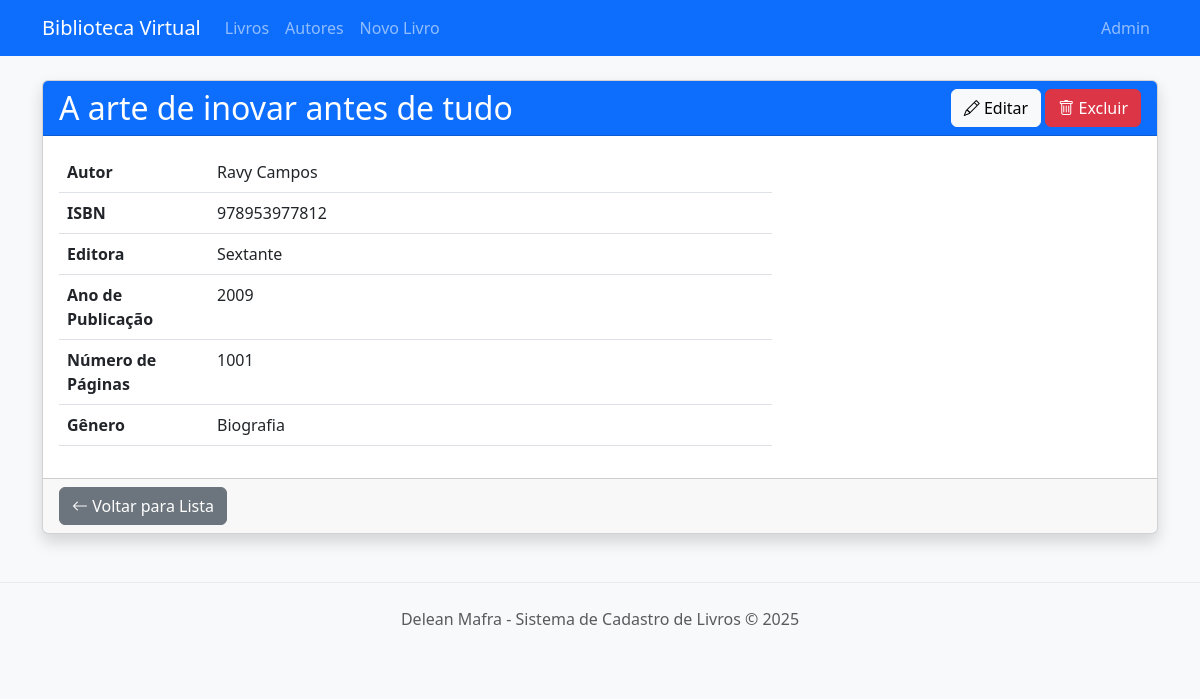
Screenshot of /books/book/1/ with the database file from the repository.
### bookapp/models.py (models this page shows, shortened)
class Book(models.Model):
    title = models.CharField(max_length=200)
    isbn = models.CharField(max_length=13, unique=True)
    author = models.ForeignKey(Author, on_delete=models.CASCADE)
    publisher = models.CharField(max_length=100)
    publication_year = models.IntegerField()
    page_count = models.IntegerField()
    genre = models.CharField(max_length=50, blank=True, null=True)

class Author(models.Model):
    name = models.CharField(max_length=100)
    birth_date = models.DateField()

### bookapp/views.py (the view)
# urls.py: path('book/<int:pk>/', views.BookDetailView.as_view(), name='book-detail'),
class BookDetailView(DetailView):
    model = Book
    template_name = 'bookapp/book_detail.html'
    context_object_name = 'book'

### templates/bookapp/book_detail.html (shortened to what this page needs)
{% extends 'base.html' %}
{% block content %}
    <div class="card shadow">
        <div class="card-header bg-primary text-white d-flex justify-content-between align-items-center">
            <h2 class="mb-0">{{ book.title }}</h2>
            <div>
                <a href="{% url 'book-update' book.pk %}" class="btn btn-light">
                    <i class="bi bi-pencil"></i> Editar
                </a>
                <a href="{% url 'book-delete' book.pk %}" class="btn btn-danger">
                    <i class="bi bi-trash"></i> Excluir
                </a>
            </div>
        </div>
        <div class="card-body">
            <div class="row">
                <div class="col-md-8">
                    <table class="table">
                        <tr>
                            <th style="width: 150px;">Autor</th>
                            <td>{{ book.author.name }}</td>
                        </tr>
                        <tr>
                            <th>ISBN</th>
                            <td>{{ book.isbn }}</td>
                        </tr>
                        <tr>
                            <th>Editora</th>
                            <td>{{ book.publisher }}</td>
                        </tr>
                        <tr>
                            <th>Ano de Publicação</th>
                            <td>{{ book.publication_year }}</td>
                        </tr>
                        <tr>
                            <th>Número de Páginas</th>
                            <td>{{ book.page_count }}</td>
                        </tr>
                        {% if book.genre %}
                        <tr>
                            <th>Gênero</th>
                            <td>{{ book.genre }}</td>
                        </tr>
                        {% endif %}
                    </table>
                </div>
            </div>
        </div>
        <div class="card-footer">
            <a href="{% url 'book-list' %}" class="btn btn-secondary">
                <i class="bi bi-arrow-left"></i> Voltar para Lista
            </a>
        </div>
    </div>
{% endblock %}

### static/css/style.css (style rules this page uses)
body { padding-bottom: 20px; background-color: #f8f9fa; }
.card { transition: transform 0.2s ease; }

### rows the page displays
Book: title "A arte de inovar antes de tudo", author.name "Ravy Campos", isbn "978953977812", publisher "Sextante", publication_year "2009", page_count "1001", genre "Biografia"
